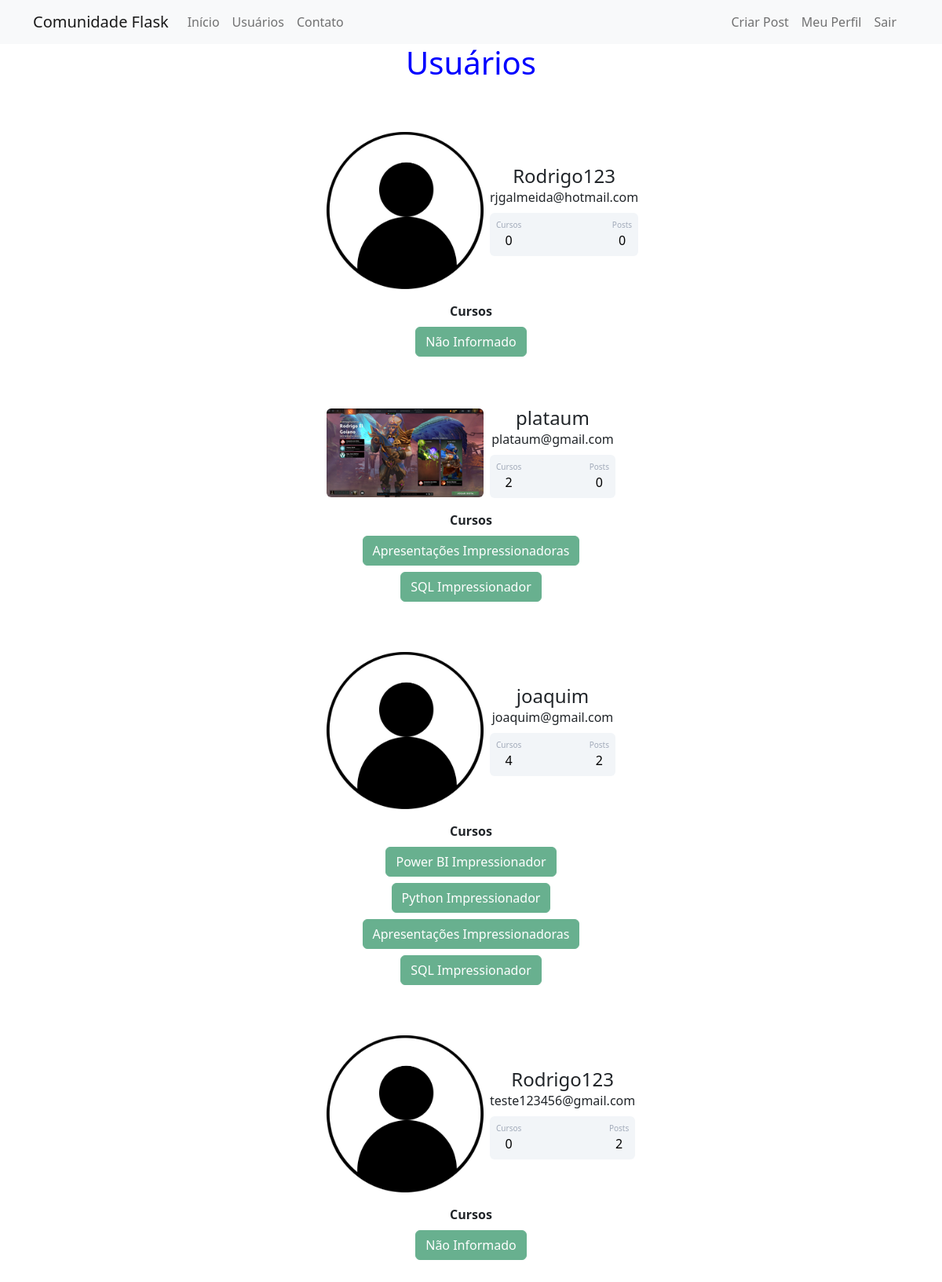
The app's page /usuarios (signed in) with its own data.
### comunidadeflask/models.py (models this page shows)
class Usuario(database.Model, UserMixin):
    id = database.Column(database.Integer, primary_key=True)
    username = database.Column(database.String, nullable=False)
    email = database.Column(database.String, nullable=False, unique=True)
    senha = database.Column(database.String, nullable=False)
    foto_perfil = database.Column(database.String, default='default.jpg')
    posts = database.relationship('Post', backref='autor', lazy=True)
    cursos = database.Column(database.String, nullable=False, default='Não Informado')
    def contar_posts(self):
        return len(self.posts)

### comunidadeflask/routes.py (the view)
@app.route('/usuarios')
@login_required
def usuarios():
    lista_usuarios = Usuario.query.all()
    return render_template('usuarios.html', lista_usuarios=lista_usuarios)

### comunidadeflask/models.py (called while the page is built)
@login_manager.user_loader
def load_usuario(id_usuario):
    return Usuario.query.get(int(id_usuario))

### comunidadeflask/templates/usuarios.html (shortened to what this page needs)
{% extends 'base.html' %}
{% block body %}
<div class="container" style="text-align: center">
<h1 style="color: blue">Usuários</h1>
{% for usuario in lista_usuarios %}
<div class="container mt-5 d-flex justify-content-center">
<div class="card p-3">
<div class="d-flex align-items-center">
<div class="image pe-2">
<img src="{{ url_for('static', filename='fotos_perfil/{}'.format(usuario.foto_perfil)) }}" class="rounded" width="200" >
</div>
<div class="ml-3 w-100">
<h4 class="mb-0 mt-0">{{ usuario.username }}</h4>
<span>{{ usuario.email }}</span>
<div class="p-2 mt-2 bg-primary d-flex justify-content-between rounded text-white stats">
{% if 'Não Informado' in usuario.cursos %}
<div class="d-flex flex-column">
<span class="articles">Cursos</span>
<span class="number1">0</span>
</div>
{% else %}
<div class="d-flex flex-column">
<span class="articles">Cursos</span>
<span class="number1">{{ usuario.cursos.count(';') +1 }}</span>
</div>
{% endif %}
<div class="d-flex flex-column">
<span class="rating">Posts</span>
<span class="number3">{{ usuario.contar_posts() }}</span>
</div>
</div>
</div>
</div>
</div>
</div>
<div class="row justify-content-center">
<div class="col col-4" style="text-align: center">
<strong>Cursos</strong><br>
{% for curso in usuario.cursos.split(';') %}
<button type="button" class="btn btn-success mt-2" disabled>{{ curso }}</button>
{% endfor %}
</div>
</div>
{% endfor %}
</div>
{% endblock %}

### comunidadeflask/static/main.css (style rules this page uses)
.card { width: 400px; border: none; border-radius: 10px; background-color: #fff; }
.stats { background: #f2f5f8 !important; color: #000 !important; }
.articles { font-size:10px; color: #a1aab9; }
.number1 { font-weight:500; }
.rating { font-size:10px; color: #a1aab9; }
.number3 { font-weight:500; }

### records on screen
Usuario: foto_perfil (placeholder picture), username "Rodrigo123", email "rjgalmeida@hotmail.com", shows "Cursos", contar_posts "0", cursos "Não Informado"
Usuario: foto_perfil (picture), username "plataum", email "plataum@gmail.com", cursos "2", contar_posts "0", curso "Apresentações Impressionadoras" "SQL Impressionador"
Usuario: foto_perfil (placeholder picture), username "joaquim", email "joaquim@gmail.com", cursos "4", contar_posts "2", curso "Power BI Impressionador" "Python Impressionador" "Apresentações Impressionadoras" "SQL Impressionador"
Usuario: foto_perfil (placeholder picture), username "Rodrigo123", email "teste123456@gmail.com", shows "Cursos", contar_posts "2", cursos "Não Informado"
